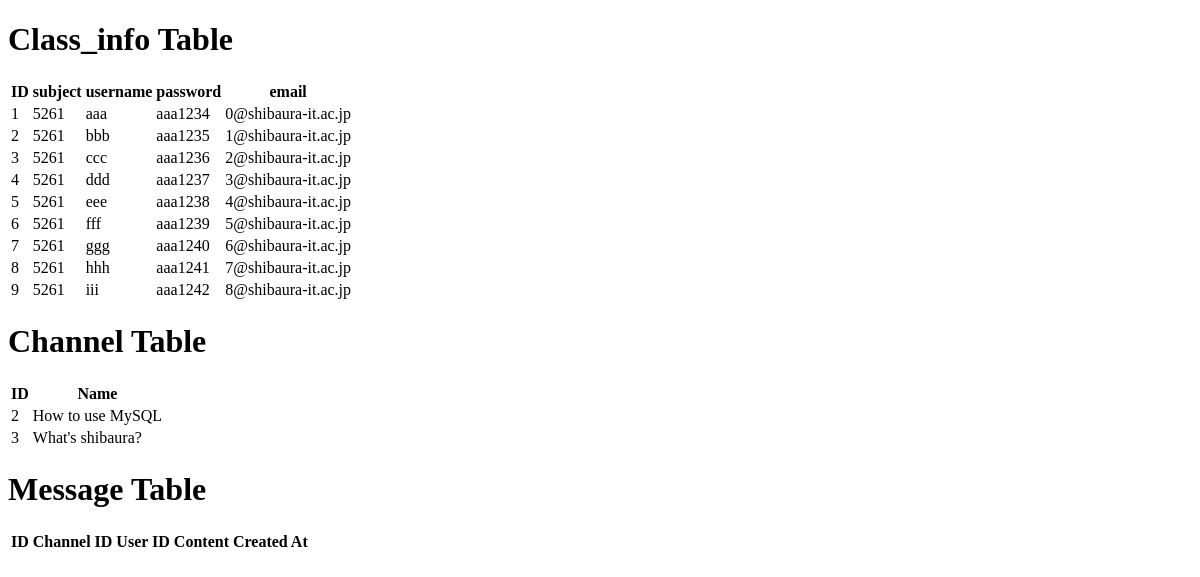
The app's page /view_database, older data.
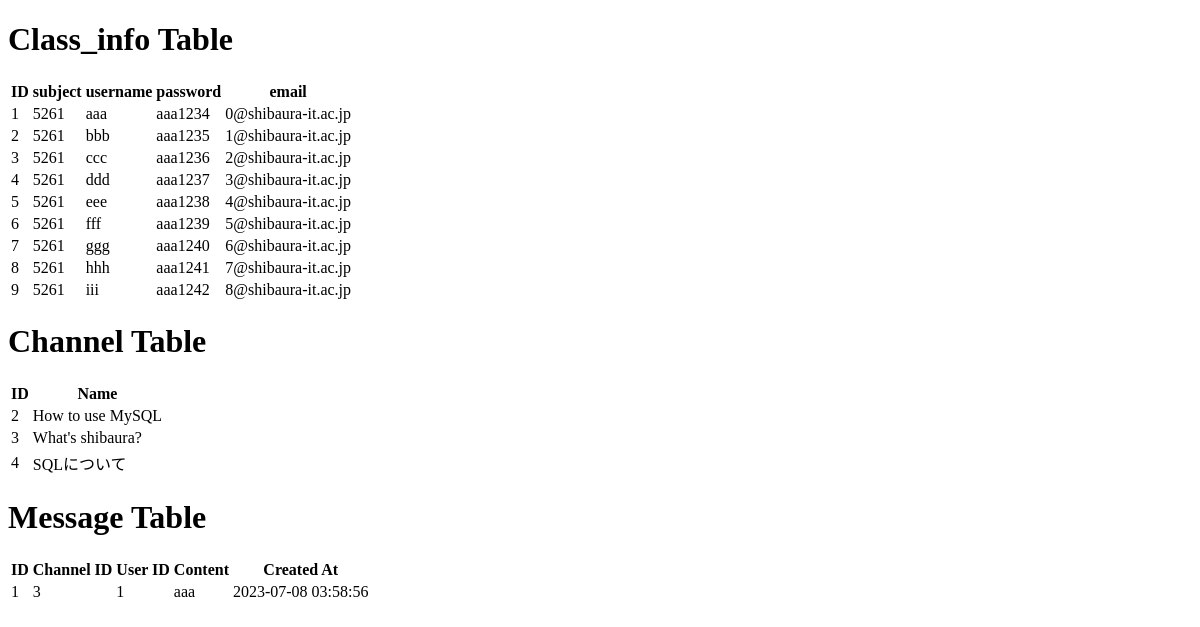
The same page, newer data.
### tables this page shows
CREATE TABLE Class_info (
  id INTEGER PRIMARY KEY,
  subject TEXT,
  username TEXT,
  password TEXT,
  email TEXT
);

CREATE TABLE Channel (
  id INTEGER PRIMARY KEY,
  name TEXT,
  created_by INTEGER,
  FOREIGN KEY (created_by) REFERENCES Class_info(id) ON DELETE CASCADE
);

CREATE TABLE Message (
  id INTEGER PRIMARY KEY,
  channel_id INTEGER,
  user_id INTEGER,
  content TEXT,
  created_at TIMESTAMP DEFAULT CURRENT_TIMESTAMP,
  subject_id INTEGER,
  FOREIGN KEY (channel_id) REFERENCES Channel(id) ON DELETE CASCADE,
  FOREIGN KEY (user_id) REFERENCES Class_info(id)
);

### app.py (the view)
@app.route('/view_database')
def view_database():
    db = get_db()
    cursor = db.cursor()
    cursor.execute("SELECT * FROM Class_info")
    class_info_rows = cursor.fetchall()
    cursor.execute("SELECT * FROM Channel")
    channel_rows = cursor.fetchall()
    cursor.execute("SELECT * FROM Message")
    message_rows = cursor.fetchall()
    return render_template('view_database.html', class_info_rows=class_info_rows, channel_rows=channel_rows, message_rows=message_rows)

### app.py (called while the page is built)
def get_db():
    db = getattr(g, '_database', None)
    if db is None:
        db = g._database = sqlite3.connect(DATABASE)
        db.execute('PRAGMA foreign_keys = ON')  # Enable foreign key constraint
    return db

@app.teardown_appcontext
def close_connection(exception):
    db = getattr(g, '_database', None)
    if db is not None:
        db.close()

@app.before_request
def register_jinja_globals():
    app.jinja_env.globals['get_username'] = get_username

### templates/view_database.html (shortened to what this page needs)
<!DOCTYPE html>
<html>
<head>
</head>
<body>
    <h1>Class_info Table</h1>
    <table>
        <tr>
            <th>ID</th>
            <th>subject</th>
            <th>username</th>
            <th>password</th>
            <th>email</th>
        </tr>
        {% for row in class_info_rows %}
        <tr>
            <td>{{ row[0] }}</td>
            <td>{{ row[1] }}</td>
            <td>{{ row[2] }}</td>
            <td>{{ row[3] }}</td>
            <td>{{ row[4] }}</td>
        </tr>
        {% endfor %}
    </table>
    <h1>Channel Table</h1>
    <table>
        <tr>
            <th>ID</th>
            <th>Name</th>
        </tr>
        {% for row in channel_rows %}
        <tr>
            <td>{{ row[0] }}</td>
            <td>{{ row[1] }}</td>
        </tr>
        {% endfor %}
    </table>
    <h1>Message Table</h1>
    <table>
        <tr>
            <th>ID</th>
            <th>Channel ID</th>
            <th>User ID</th>
            <th>Content</th>
            <th>Created At</th>
        </tr>
        {% for row in message_rows %}
        <tr>
            <td>{{ row[0] }}</td>
            <td>{{ row[1] }}</td>
            <td>{{ row[2] }}</td>
            <td>{{ row[3] }}</td>
            <td>{{ row[4] }}</td>
        </tr>
        {% endfor %}
    </table>
</body>
</html>

Row changes from the older to the newer data that the page shows:
added Channel: id "4", name "SQLについて"
added Message: id "1", channel "3", user "1", content "aaa", created_at "2023-07-08 03:58:56"
